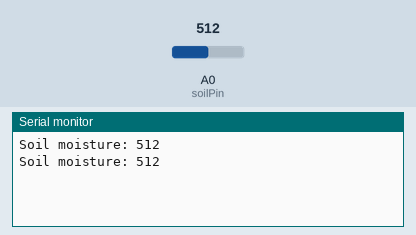
This sketch was run on a simulated Arduino Uno, built with avr-gcc and run on an emulated ATmega328P. Parts: the last lines printed to the serial monitor. The inputs (shaded band) are chosen by the test bench; at power-on: A0 (soilPin) = 512.

Above: at 2.8 s.
2.9 s: A0 (soilPin) set to 716
At 5.2 s:
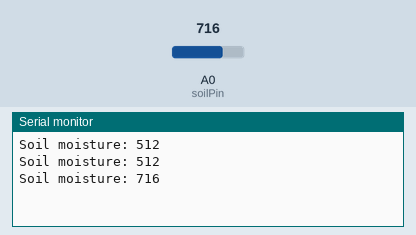
5.6 s: A0 (soilPin) set to 900
At 7.2 s:
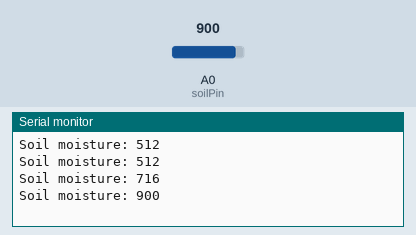
Timing chart, 0 to 8.7 s (numbered marks = the images above; inputs shaded):
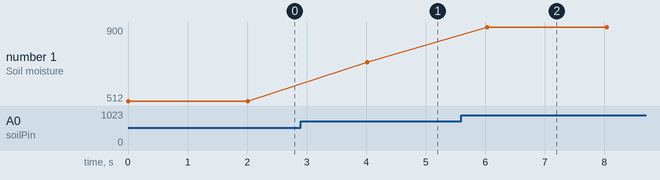

The sketch:

soil_moisture.ino
```cpp
int val = 0;
int soilPin = A0;
int soilPower = 7;

void setup() {
  Serial.begin(9600);

  pinMode(soilPower, OUTPUT);
  digitalWrite(soilPower, LOW);
}

void loop() {
  Serial.print("Soil moisture: ");
  Serial.println(readSoil());

  delay(2000);
}

int readSoil(){
  digitalWrite(soilPower, HIGH);
  delay(10);
  val = analogRead(soilPin);
  digitalWrite(soilPower, LOW);
  return val;
}
```

Measured:
- after the input at 2.9 s, the serial monitor: prints a new line after 1.1 s (image 1)
- after the input at 5.6 s, the serial monitor: prints a new line after 0.43 s (image 2)
- plotted number 1: 512 → 716 after the input at 2.9 s, 716 → 900 after the input at 5.6 s
